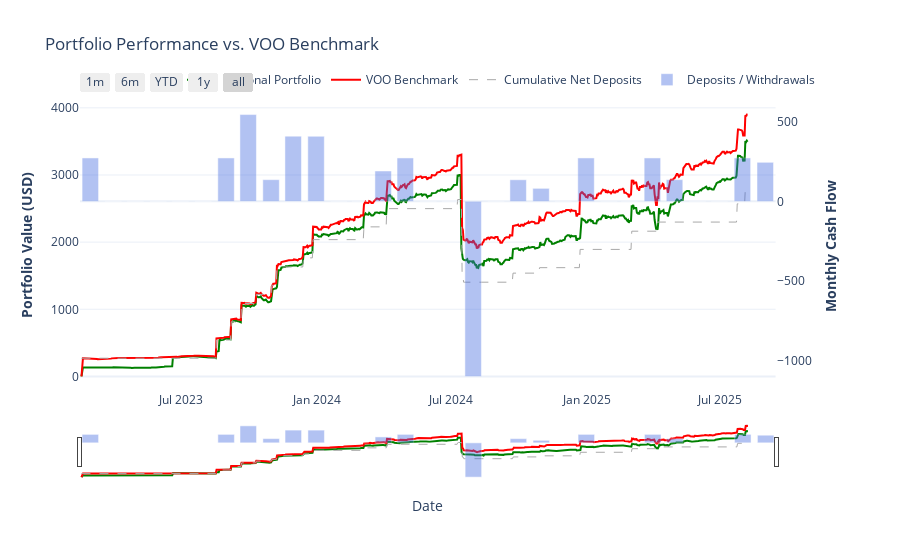

Here is the notebook cell this chart was saved with:
### Markdown cell above
### Visualize Portfolio & Benchmark Performance

### Code cell
# --- 1. Prepare data for the chart ---
# Resample the daily net deposits to get the total for each month
monthly_deposits = benchmark_results["NetDeposit"].resample("ME").sum()

# --- 2. Create the Plotly Figure ---
fig = make_subplots(specs=[[{"secondary_y": True}]])

# --- 3. Add Traces to the Figure ---

# Trace 1: Personal Portfolio Value
fig.add_trace(
    go.Scatter(
        x=portfolio_value.index,
        y=portfolio_value,
        mode="lines",
        name="Personal Portfolio",
        line=dict(color="green", width=2),
    ),
    secondary_y=False,
)

# Trace 2: Benchmark Value
fig.add_trace(
    go.Scatter(
        x=benchmark_results.index,
        y=benchmark_results["TotalValue"],
        mode="lines",
        name=f"{config.BENCHMARK_INDEX} Benchmark",
        line=dict(color="red", width=2),
    ),
    secondary_y=False,
)

# Trace 3: Cumulative Net Deposits
fig.add_trace(
    go.Scatter(
        x=benchmark_results.index,
        y=benchmark_results["NetDeposit"].cumsum(),
        mode="lines",
        name="Cumulative Net Deposits",
        line=dict(color="darkgrey", width=1, dash="dash"),
    ),
    secondary_y=False,
)

# Trace 4: Monthly Deposits/Withdrawals (on secondary y-axis)
fig.add_trace(
    go.Bar(
        x=monthly_deposits.index,
        y=monthly_deposits,
        name="Deposits / Withdrawals",
        marker_color="royalblue",
        opacity=0.4,
    ),
    secondary_y=True,
)

# --- 5. Update Layout and Styling ---
fig.update_layout(
    title_text=f"Portfolio Performance vs. {config.BENCHMARK_INDEX} Benchmark",
    template="plotly_white",
    barmode="relative",
    legend=dict(orientation="h", yanchor="bottom", y=1.02, xanchor="right", x=1),
    xaxis=dict(
        title="Date",
        rangeselector=dict(
            buttons=list(
                [
                    dict(count=1, label="1m", step="month", stepmode="backward"),
                    dict(count=6, label="6m", step="month", stepmode="backward"),
                    dict(count=1, label="YTD", step="year", stepmode="todate"),
                    dict(count=1, label="1y", step="year", stepmode="backward"),
                    dict(step="all"),
                ]
            )
        ),
        rangeslider=dict(visible=True),
        type="date",
    ),
)

# Update Y-Axes Titles
fig.update_yaxes(
    title_text=f"<b>Portfolio Value ({config.BASE_CURRENCY})</b>", secondary_y=False
)
fig.update_yaxes(
    title_text="<b>Monthly Cash Flow</b>",
    secondary_y=True,
    showgrid=False,
    layer="below traces",
)

fig.show()

### Figure 1 — Plotly figure (JSON) as saved in the notebook; plotly's stock layout.template omitted (floating-point values rounded to 4 significant figures; data arrays with more than 128 entries replaced by an {"elided": "..."} marker saying what was removed)
{"data": [{"line": {"color": "green", "width": 2}, "mode": "lines", "name": "Personal Portfolio", "type": "scatter", "x": {"elided": "904 str values"}, "xaxis": "x", "y": {"elided": "904 float values"}, "yaxis": "y"}, {"line": {"color": "red", "width": 2}, "mode": "lines", "name": "VOO Benchmark", "type": "scatter", "x": {"elided": "904 str values"}, "xaxis": "x", "y": {"elided": "904 float values"}, "yaxis": "y"}, {"line": {"color": "darkgrey", "dash": "dash", "width": 1}, "mode": "lines", "name": "Cumulative Net Deposits", "type": "scatter", "x": {"elided": "904 str values"}, "xaxis": "x", "y": {"elided": "904 float values"}, "yaxis": "y"}, {"marker": {"color": "royalblue"}, "name": "Deposits / Withdrawals", "opacity": 0.4, "type": "bar", "x": ["2023-02-28T00:00:00", "2023-03-31T00:00:00", "2023-04-30T00:00:00", "2023-05-31T00:00:00", "2023-06-30T00:00:00", "2023-07-31T00:00:00", "2023-08-31T00:00:00", "2023-09-30T00:00:00", "2023-10-31T00:00:00", "2023-11-30T00:00:00", "2023-12-31T00:00:00", "2024-01-31T00:00:00", "2024-02-29T00:00:00", "2024-03-31T00:00:00", "2024-04-30T00:00:00", "2024-05-31T00:00:00", "2024-06-30T00:00:00", "2024-07-31T00:00:00", "2024-08-31T00:00:00", "2024-09-30T00:00:00", "2024-10-31T00:00:00", "2024-11-30T00:00:00", "2024-12-31T00:00:00", "2025-01-31T00:00:00", "2025-02-28T00:00:00", "2025-03-31T00:00:00", "2025-04-30T00:00:00", "2025-05-31T00:00:00", "2025-06-30T00:00:00", "2025-07-31T00:00:00", "2025-08-31T00:00:00"], "xaxis": "x", "y": [271.6, 0.0, 0.0, 0.0, 0.0, 0.0, 271.6, 543.1, 135.8, 408.0, 407.3, 0.0, 0.0, 190.1, 271.6, 0.0, 0.0, -1096.0, 0.0, 135.0, 81.47, 0.0, 271.6, 0.0, 0.0, 271.6, 135.8, 0.0, 0.0, 271.6, 244.4], "yaxis": "y2"}], "layout": {"barmode": "relative", "legend": {"orientation": "h", "x": 1, "xanchor": "right", "y": 1.02, "yanchor": "bottom"}, "title": {"text": "Portfolio Performance vs. VOO Benchmark"}, "xaxis": {"anchor": "y", "domain": [0, 0.94], "rangeselector": {"buttons": [{"count": 1, "label": "1m", "step": "month", "stepmode": "backward"}, {"count": 6, "label": "6m", "step": "month", "stepmode": "backward"}, {"count": 1, "label": "YTD", "step": "year", "stepmode": "todate"}, {"count": 1, "label": "1y", "step": "year", "stepmode": "backward"}, {"step": "all"}]}, "rangeslider": {"visible": true}, "title": {"text": "Date"}, "type": "date"}, "yaxis": {"anchor": "x", "domain": [0, 1], "title": {"text": "<b>Portfolio Value (USD)</b>"}}, "yaxis2": {"anchor": "x", "layer": "below traces", "overlaying": "y", "showgrid": false, "side": "right", "title": {"text": "<b>Monthly Cash Flow</b>"}}}}
